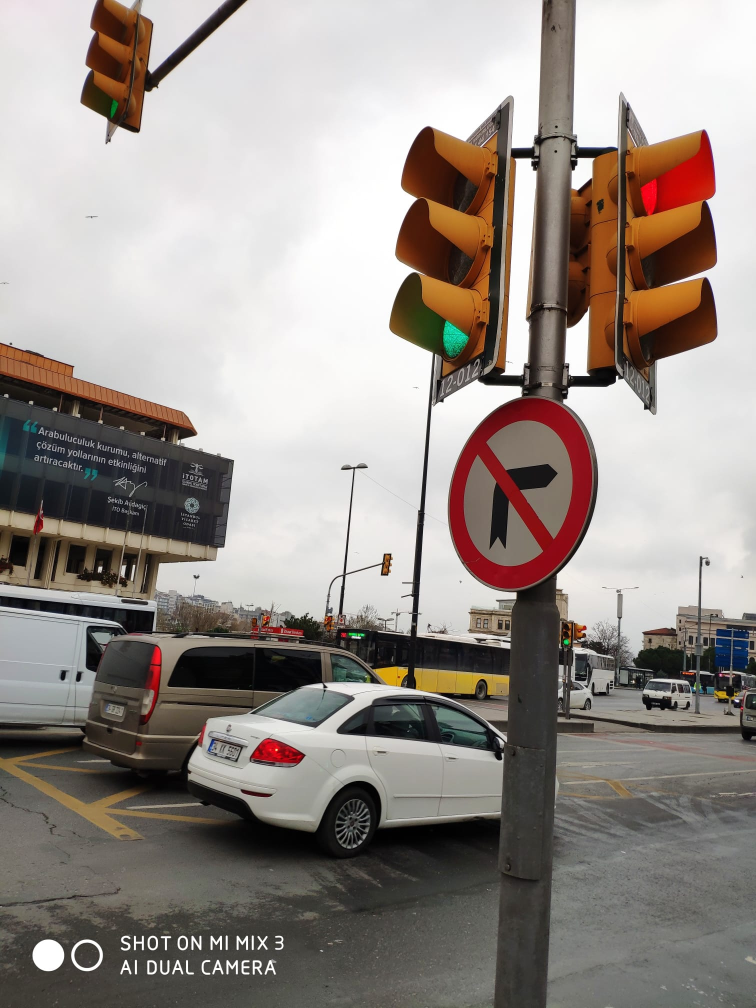
#> input picture Bitirme_Projesi/part3/street.jpeg, 1512 x 2016 px, given in place of video.mp4, which was not available (shown at 1/2 size)
$ jupyter execute TraficCounter.ipynb
#> lines starting #> are read from the running program, lines starting #| are printed output that depends on the picture; after the words box and inside, x2 and y2 are one past the last pixel; in counts of white or black regions, pixels touching at a corner belong together; pictures that were not available may be replaced by others from this repository, and a replacement may not be noted
[cell 1]
# Importing libraries
import cv2
import numpy as np

[cell 2]
# Web camera importing
cap = cv2.VideoCapture("video.mp4")

# Count line
count_line_position = 550

# Minimum width and height rectangle
min_width_react= 80
min_height_react= 80

# Initilaize Substructor
algo = cv2.gbg = cv2.createBackgroundSubtractorMOG2()

[cell 3]
# Finding center.
def center_handle(x,y,w,h):
    x1 = int(w/2)
    y1 = int(w/2)
    cx= x+x1
    cy= y+y1
    return cx,cy

detect = []
# Allowable error between pixel
offset = 4
counter = 0

[cell 4]
while True:
    ret,frame1 = cap.read()
#> frame1 is the input picture: shape (2016, 1512, 3); mean B, G, R 138.1, 143.7, 151.9
    grey = cv2.cvtColor(frame1,cv2.COLOR_BGR2GRAY)
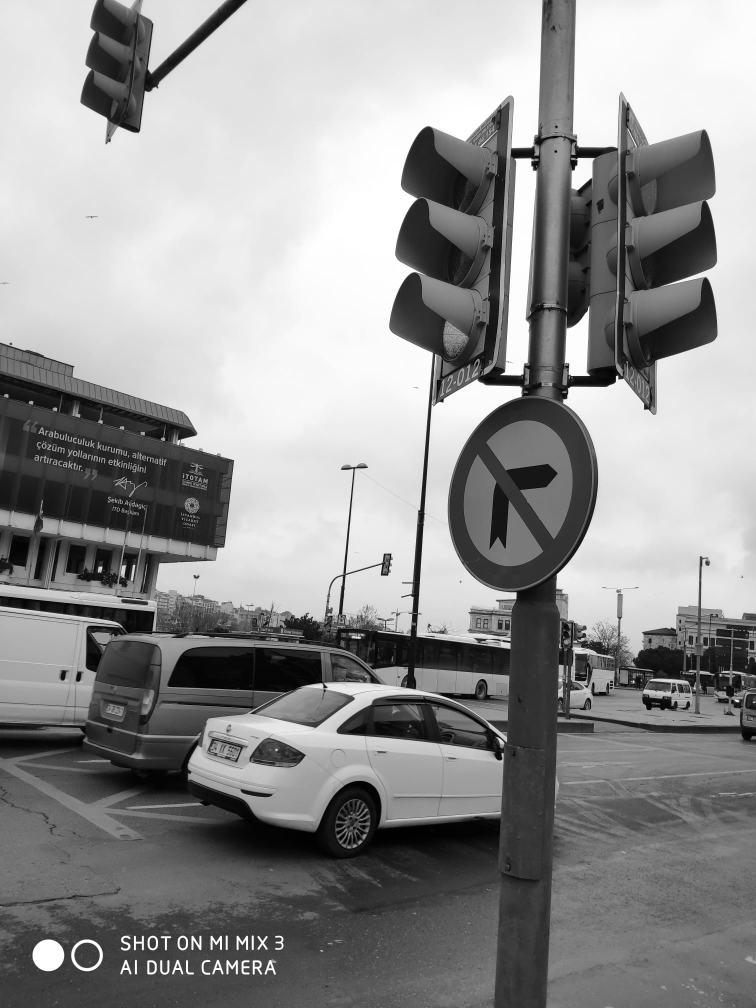
#> grey: shape (2016, 1512) (shown at 1/2 size); min 0, max 255, mean 145.5
    blur = cv2.GaussianBlur(grey,(3,3),5)

    # Apply to the all frames ;


    # In this section, we detail the mp4 we have in order to make it the object
    # track in the most accurate way.
    img_sub = algo.apply(blur)
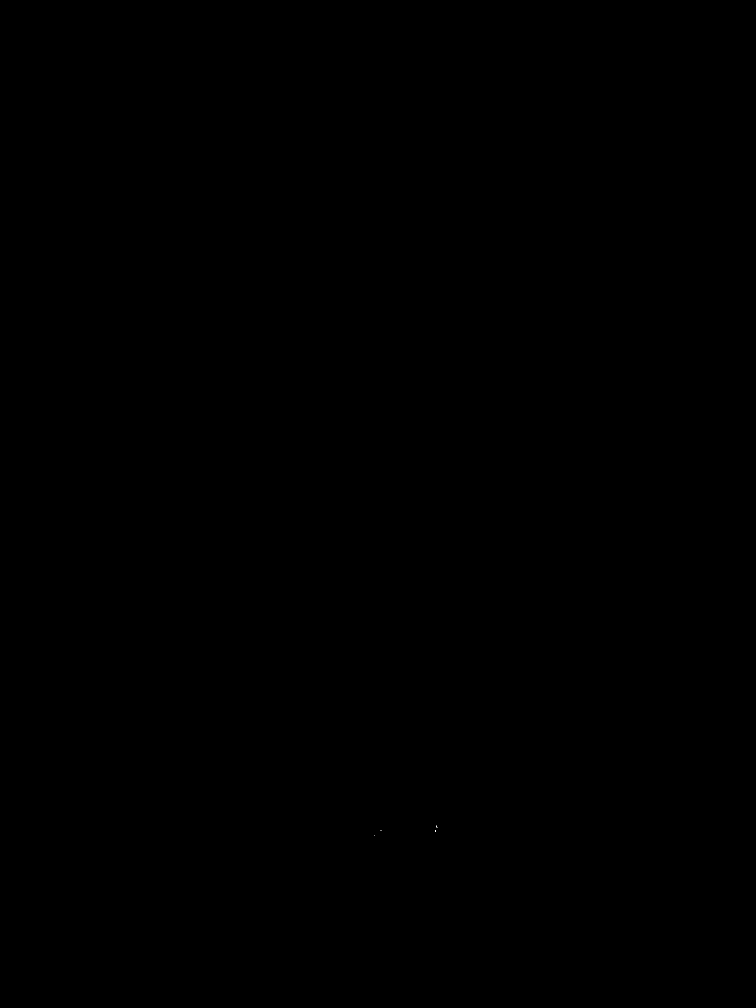
#> img_sub: shape (2016, 1512) (shown at 1/2 size); values 127 (black) and 255 (white), 0% white in thin lines or dots, all inside (x1, y1, x2, y2) = (749, 1651, 875, 1671)

    # dilate= Morpholical filter to videos
    # image enlargement and increase object space
    dilat = cv2.dilate(img_sub,np.ones((5,5)))
#> dilat: shape (2016, 1512); values 127 (black) and 255 (white), 0% white; 4 white regions, box (x1, y1, x2, y2) and area: (871, 1649, 877, 1657) 45, (868, 1658, 874, 1665) 41, (759, 1659, 765, 1664) 30, (747, 1668, 752, 1673) 25

    kernel = cv2.getStructuringElement(cv2.MORPH_ELLIPSE,(5,5))
    dilatada = cv2.morphologyEx(dilat, cv2.MORPH_CLOSE, kernel)
#> dilatada: shape (2016, 1512); values 127 (black) and 255 (white), 0% white; 3 white regions, box (x1, y1, x2, y2) and area: (868, 1649, 877, 1665) 90, (759, 1659, 765, 1664) 30, (747, 1668, 752, 1673) 25
    dilatada = cv2.morphologyEx(dilatada, cv2.MORPH_CLOSE, kernel)
    counterSahpe,h = cv2.findContours(dilatada, cv2.RETR_TREE, cv2.CHAIN_APPROX_SIMPLE)
#> counterSahpe = [[[0, 0], [0, 2015], [1511, 2015], [1511, 0]]]; h = [[-1, -1, -1, -1]]

    # Count Line Position's always appear
    cv2.line(frame1,(25,count_line_position),(1200,count_line_position),(255,127,0),3)
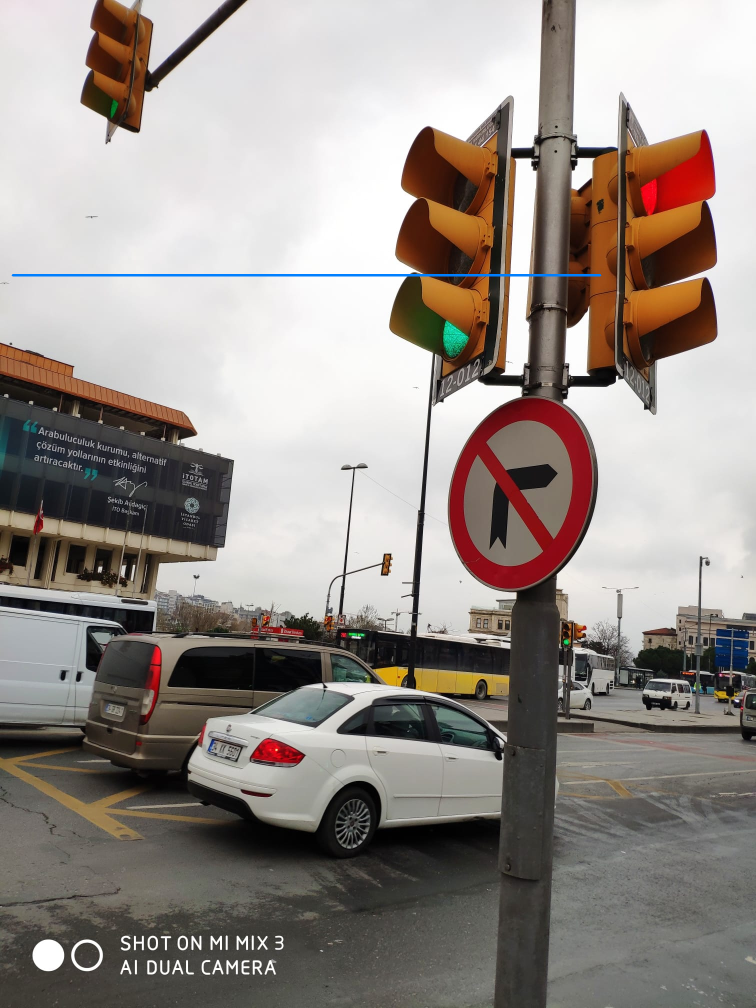
#> frame1: shape (2016, 1512, 3) (shown at 1/2 size); 0.19% of pixels changed, all inside (x1, y1, x2, y2) = (23, 548, 1203, 553)

    for(i,c) in enumerate(counterSahpe):
        (x,y,w,h) = cv2.boundingRect(c)
        validate_counter = (w >= min_width_react) and (h >= min_height_react)
        if not validate_counter:
            continue
        # OpenCV-Python is a library of Python bindings designed to solve computer vision problems.
        # cv2.rectangle() method is used to draw a rectangle on any image.

        cv2.rectangle(frame1,(x,y),(x+w,y+h),(0,255,0),2)

        # Put text in object
        cv2.putText(frame1,"Vehicle: "+str(counter),(x,y-20),cv2.FONT_HERSHEY_TRIPLEX,1,(255,244,0),2)

        # Put dots in rectengle
        center = center_handle(x,y,w,h)
        detect.append(center)
        cv2.circle(frame1,center,4, (0,0,255),-1)
        # Find the sum of objects
        for(x,y) in detect:
            if y < (count_line_position + offset) and y > (count_line_position - offset):
                counter += 1
                cv2.line(frame1,(25,count_line_position),(1200,count_line_position),(0,127,255),3)
                detect.remove((x,y))
                print("Counted Vehicle: "+str(counter))
#> this loop made 1 pass
#> (c, w, h, validate_counter, x1 in center_handle, y1 in center_handle) on pass 1: ([[0, 0], [0, 2015], [1511, 2015], [1511, 0]], 1512, 2016, True, 756, 756)
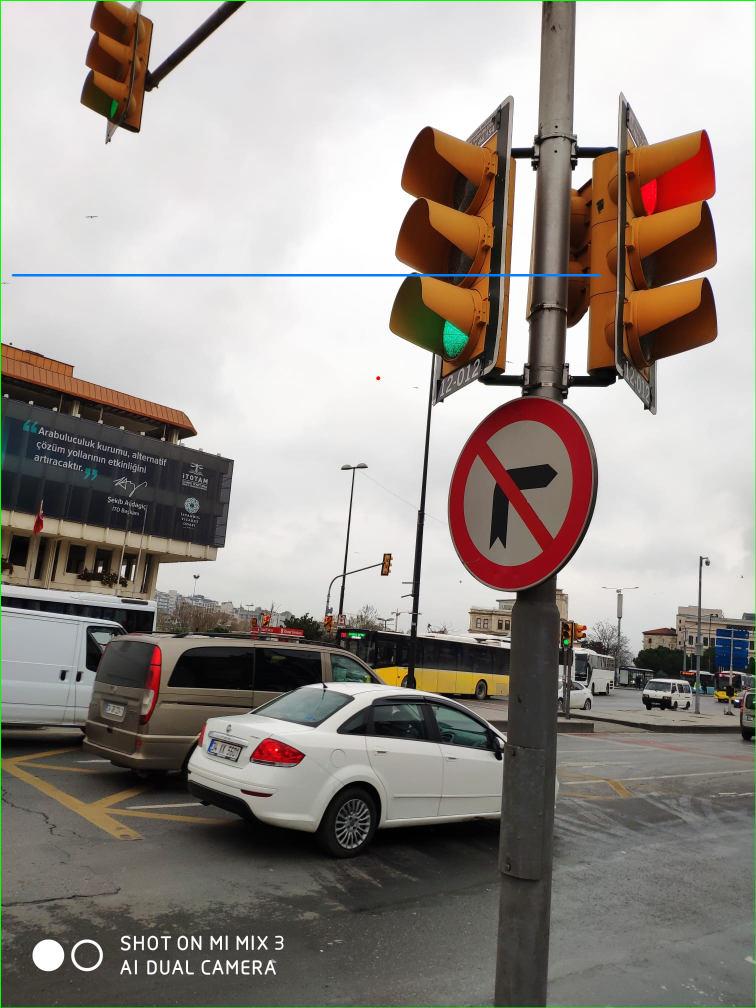
#> frame1: shape (2016, 1512, 3) (shown at 1/2 size); 0.35% of pixels changed, all inside (x1, y1, x2, y2) = (0, 0, 1512, 2016)
#> after the loop, counter = 0; detect = [(756, 756)]

    cv2.putText(frame1,"Vehicle Counter : "+str(counter),(127,70),cv2.FONT_HERSHEY_SCRIPT_SIMPLEX,3,(0,0,255,5))
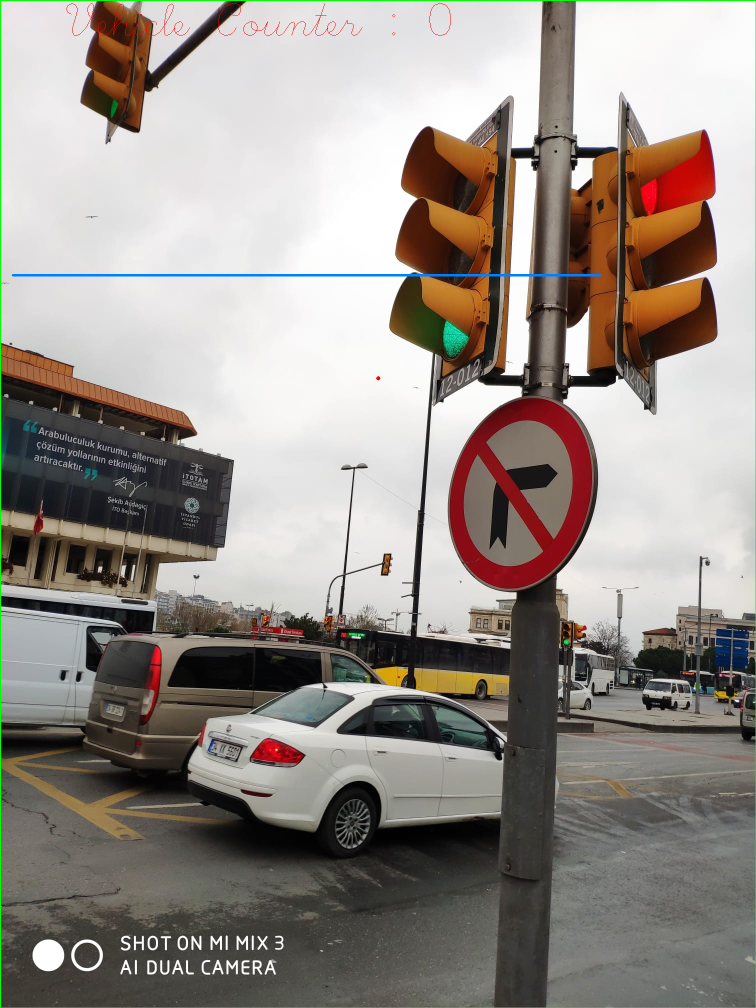
#> frame1: shape (2016, 1512, 3) (shown at 1/2 size); 0.06% of pixels changed, all inside (x1, y1, x2, y2) = (133, 7, 902, 71)


    # Video's name
    cv2.imshow("Video Original",frame1)

    if cv2.waitKey(1) == 27:
#> (key Esc is pressed here)
        break
cv2.destroyAllWindows()
cap.release()
